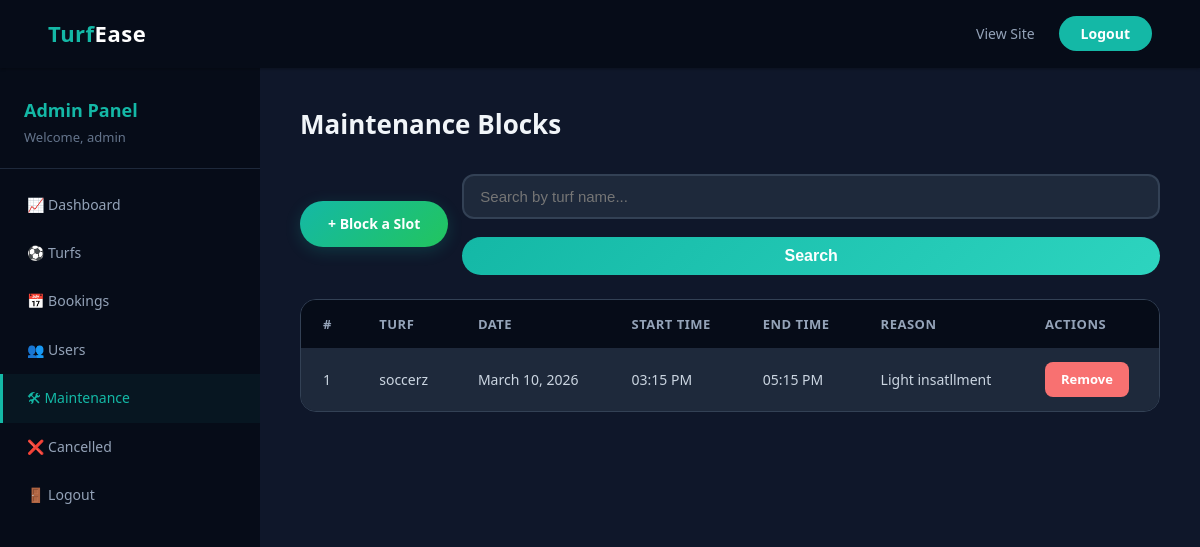
The page /admin-dashboard/maintenance/ (signed in) on the database its author committed.
### turfs/models.py (models this page shows, shortened)
class MaintenanceBlock(models.Model):
    turf = models.ForeignKey(Turf, on_delete=models.CASCADE, related_name='maintenance_blocks')
    date = models.DateField()
    start_time = models.TimeField()
    end_time = models.TimeField()
    reason = models.CharField(max_length=300, blank=True)
    created_at = models.DateTimeField(auto_now_add=True)
    class Meta:
        ordering = ['-date', '-start_time']

class Turf(models.Model):
    name = models.CharField(max_length=200)
    location = models.CharField(max_length=300)
    description = models.TextField()
    price_per_hour = models.DecimalField(max_digits=10, decimal_places=2)
    price_5a_side = models.DecimalField(max_digits=10, decimal_places=2, default=0, help_text='Additional fixed price for 5-a-side teams')
    price_7a_side = models.DecimalField(max_digits=10, decimal_places=2, default=0, help_text='Additional fixed price for 7-a-side teams')
    price_11a_side = models.DecimalField(max_digits=10, decimal_places=2, default=0, help_text='Additional fixed price for 11-a-side teams')
    image = models.ImageField(upload_to='turf_images/', blank=True, null=True)
    created_at = models.DateTimeField(auto_now_add=True)

### dashboard/views.py (the view)
# urls.py: path('maintenance/', views.dashboard_maintenance, name='dashboard_maintenance'),
@login_required(login_url='admin_login')
@user_passes_test(is_admin, login_url='admin_login')
def dashboard_maintenance(request):
    blocks = MaintenanceBlock.objects.select_related('turf').all()
    search = request.GET.get('q', '')
    if search:
        blocks = blocks.filter(turf__name__icontains=search)
    paginator = Paginator(blocks, 15)
    page_obj = paginator.get_page(request.GET.get('page'))
    return render(request, 'dashboard/dashboard_maintenance.html', {
        'page_obj': page_obj,
        'search': search,
    })

### bookings/context_processors.py (called while the page is built)
def unread_notifications(request):
    if request.user.is_authenticated and not request.user.is_staff:
        count = Notification.objects.filter(user=request.user, is_read=False).count()
        return {'unread_notification_count': count}
    return {'unread_notification_count': 0}

### dashboard/views.py (called while the page is built)
def is_admin(user):
    return user.is_staff

### templates/dashboard/dashboard_maintenance.html (shortened to what this page needs)
{% extends 'dashboard/base_dashboard.html' %}
{% block dashboard_content %}
<h1>Maintenance Blocks</h1>
<div style="display:flex; gap:14px; align-items:center; flex-wrap:wrap; margin-bottom:24px;">
    <a href="{% url 'add_maintenance' %}" class="btn-add" style="margin-bottom:0;">&#43; Block a Slot</a>
    <form method="get" class="search-bar" style="margin-bottom:0; flex:1;">
        <input type="text" name="q" class="form-control" placeholder="Search by turf name..." value="{{ search }}">
        <button type="submit" class="btn-submit" style="padding:10px 22px;">Search</button>
    </form>
</div>
{% if page_obj %}
    <div class="table-container">
        <table>
            <thead>
                <tr>
                    <th>#</th>
                    <th>Turf</th>
                    <th>Date</th>
                    <th>Start Time</th>
                    <th>End Time</th>
                    <th>Reason</th>
                    <th>Actions</th>
                </tr>
            </thead>
            <tbody>
                {% for block in page_obj %}
                    <tr>
                        <td>{{ forloop.counter }}</td>
                        <td>{{ block.turf.name }}</td>
                        <td>{{ block.date }}</td>
                        <td>{{ block.start_time|time:"h:i A" }}</td>
                        <td>{{ block.end_time|time:"h:i A" }}</td>
                        <td>{{ block.reason|default:"—" }}</td>
                        <td>
                            <a href="{% url 'delete_maintenance' block.pk %}" class="btn-action btn-delete">Remove</a>
                        </td>
                    </tr>
                {% endfor %}
            </tbody>
        </table>
    </div>
{% endif %}
{% endblock %}

### templates/dashboard/base_dashboard.html (shortened to what this page needs)
{% load static %}
<!DOCTYPE html>
<html lang="en">
<head>
    <link rel="stylesheet" href="{% static 'css/style.css' %}">
</head>
<body class="theme-dark">
    <nav class="navbar">
        <a href="{% url 'home' %}" class="logo">Turf<span>Ease</span></a>
        <ul class="nav-links">
            <li><a href="{% url 'home' %}">View Site</a></li>
            <li><a href="{% url 'logout' %}" class="btn-nav">Logout</a></li>
        </ul>
    </nav>
    <div class="dashboard-layout">
        <aside class="sidebar">
            <div class="sidebar-header">
                <h2>Admin Panel</h2>
                <p>Welcome, {{ user.username }}</p>
            </div>
            <nav>
                <a href="{% url 'dashboard_home' %}" class="{% if request.resolver_match.url_name == 'dashboard_home' %}active{% endif %}">
                    &#128200; Dashboard
                </a>
                <a href="{% url 'dashboard_turfs' %}" class="{% if 'turf' in request.resolver_match.url_name %}active{% endif %}">
                    &#9917; Turfs
                </a>
                <a href="{% url 'dashboard_bookings' %}" class="{% if request.resolver_match.url_name == 'dashboard_bookings' %}active{% endif %}">
                    &#128197; Bookings
                </a>
                <a href="{% url 'dashboard_users' %}" class="{% if request.resolver_match.url_name == 'dashboard_users' %}active{% endif %}">
                    &#128101; Users
                </a>
                <a href="{% url 'dashboard_maintenance' %}" class="{% if 'maintenance' in request.resolver_match.url_name %}active{% endif %}">
                    &#128736; Maintenance
                </a>
                <a href="{% url 'dashboard_cancelled' %}" class="{% if request.resolver_match.url_name == 'dashboard_cancelled' %}active{% endif %}">
                    &#10060; Cancelled
                </a>
                <a href="{% url 'logout' %}">
                    &#128682; Logout
                </a>
            </nav>
        </aside>
        <main class="dashboard-main">
            {% block dashboard_content %}{% endblock %}
        </main>
    </div>
</body>
</html>

### rows shown on the page
MaintenanceBlock: turf.name "soccerz", date "March 10, 2026", start_time "03:15 PM", end_time "05:15 PM", reason "Light insatllment"

### other values the page prints
{{ user.username }} "admin"
